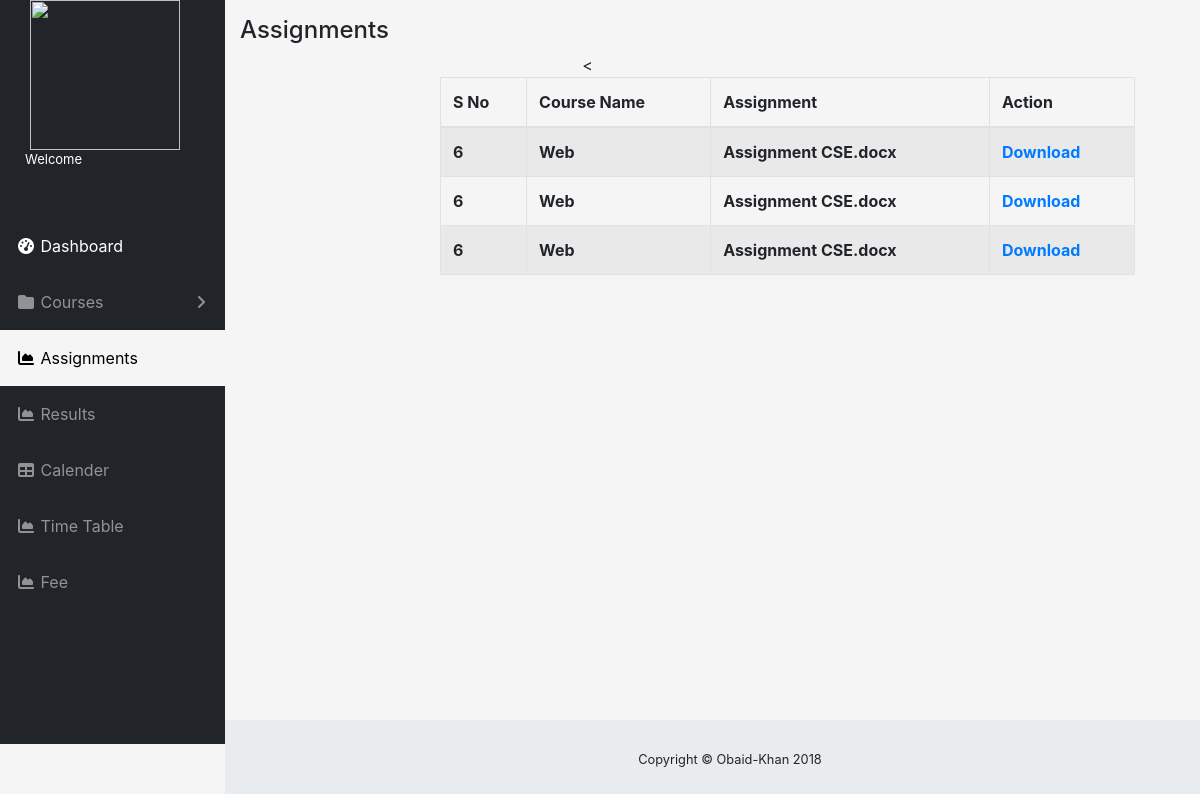
/dashboard/assignment.php, run on the app's committed database.
### tables this page shows
CREATE TABLE `assignment` (
  `id` int(255) NOT NULL,
  `coursecode` int(11) NOT NULL,
  `coursename` varchar(255) NOT NULL,
  `assignment` blob NOT NULL
);

### dashboard/assignment.php (the view, shortened to what this page needs)
<?php
    include_once "../connection/dbh.inc.php";
?>
<!DOCTYPE html>
<html lang="en">
  <head>
    <link href="vendor/bootstrap/css/bootstrap.min.css" rel="stylesheet">
    <link href="vendor/fontawesome-free/css/all.min.css" rel="stylesheet" type="text/css">
    <link href="vendor/datatables/dataTables.bootstrap4.css" rel="stylesheet">
    <link href="css/sb-admin.css" rel="stylesheet">
<link rel="stylesheet" type="text/css" href="style.css">
  </head>
  <body id="page-top">
    <div id="wrapper">
      <ul class="sidebar navbar-nav">
        <img src="img/uetmlogo.png" height="150px" width="150px" align="text-center" style="margin-left: 30px;">
        <font size="2" id="welcome_name" style="color: white; margin-left: 25px;">Welcome </font>
        <li class="nav-item active">
          <br><br>
          <a class="nav-link" href="index.php" >
            <i class="fas fa-fw fa-tachometer-alt"></i>
            <span>Dashboard</span>
          </a>
        </li>
        <li class="nav-item dropdown">
          <a class="nav-link dropdown-toggle" href="course.php" id="pagesDropdown" role="button" data-toggle="dropdown" aria-haspopup="true" aria-expanded="false" >
            <i class="fas fa-fw fa-folder"></i>
            <span>Courses</span>
          </a>
        </li>
        <li class="nav-item">
          <a class="nav-link" href="assignments.php" style="background-color: whitesmoke; color: black;">
            <i class="fas fa-fw fa-chart-area"></i>
            <span>
            Assignments</span></a>
        </li>
        <li class="nav-item">
          <a class="nav-link" href="result.php">
            <i class="fas fa-fw fa-chart-area"></i>
            <span>
            Results</span></a>
        </li>
        <li class="nav-item">
          <a class="nav-link" href="calender.php">
            <i class="fas fa-fw fa-table"></i>
            <span>Calender</span></a>
        </li>
        <li class="nav-item">
          <a class="nav-link" href="timetable.php">
            <i class="fas fa-fw fa-chart-area"></i>
            <span>
            Time Table</span></a>
        </li>
        <li class="nav-item">
          <a class="nav-link" href="fee.php">
            <i class="fas fa-fw fa-chart-area"></i>
            <span>
            Fee</span></a>
        </li>
      </ul>
      <div id="content-wrapper">
        <div class="container-fluid">
    <div id="wrapper">
         <nav>
        <div id="page-wrapper">
            <div class="row">
                <div class="col-lg-12">
                   <h4 class="page-header"> Assignments</h4>
                </div>
            </div>
            <div class="row">
                <div class="col-lg-12">
                    <div class="panel panel-default">
                        <div class="panel-body">
                            <div class="dataTable_wrapper">
                                  <center>
                                <table class="table table-striped table-bordered table-hover" id="dataTables-example" style="margin-left: 200px;">
                                    <thead>
                                        <tr>
                                            <th>S No</th>
                                            <th>Course Name</th>
                                            <th>Assignment</th>
                                            <th>Action</th>
                                        </tr>
                                    </thead>
                                    <tbody>
                                             <<?php
                                                 $query = "SELECT * FROM assignment";
                                                 $result = mysqli_query($conn,$query);
                                                 while ($row = mysqli_fetch_assoc($result)) {
                                                   echo " <tr>";
                                                     echo "<th>".$row['coursecode']."</th>";
                                                     echo "<th>".$row['coursename']."</th>";
                                                     echo "<th>".$row['assignment']."</th>";
                                                     echo "<th> <a href='../admin/uploads/".$row['assignment']."'>Download</th>";
                                                     echo "</tr>";
                                                 }
                                                ?>
                                    </tbody>
                                </table>
                              </center>
                            </div>
                        </div>
                    </div>
                </div>
            </div>
        </div>
    </div>
        <footer class="sticky-footer">
          <div class="container my-auto">
            <div class="copyright text-center my-auto">
              <span>Copyright © Obaid-Khan 2018</span>
            </div>
          </div>
        </footer>
      </div>
    </div>
  </body>
</html>

### dashboard/css/sb-admin.css (style rules this page uses)
html { position: relative; min-height: 100%; }
body { height: 100%; }
#wrapper { display: -webkit-box; display: -ms-flexbox; display: flex; }
#wrapper #content-wrapper { overflow-x: hidden; width: 100%; padding-top: 1rem; padding-bottom: 80px; }
.navbar-nav .nav-item.active .nav-link { color: #fff; }
.navbar-nav .nav-item.dropdown .dropdown-toggle::after { width: 1rem; text-align: center; float: right; vertical-align: 0; border: 0; font-weight: 900; content: '\f105'; font-family: 'Font Awesome 5 Free'; }
.sidebar { width: 90px !important; background-color: #212529; min-height: calc(100vh - 56px); }
.sidebar .nav-item:last-child { margin-bottom: 1rem; }
.sidebar .nav-item .nav-link { text-align: center; padding: 0.75rem 1rem; width: 90px; }
.sidebar .nav-item .nav-link span { font-size: 0.65rem; display: block; }
.sidebar .nav-item.dropdown .dropdown-toggle::after { display: none; }
.sidebar .nav-item .nav-link { color: rgba(255, 255, 255, 0.5); }
@media (min-width: 768px) { .sidebar { width: 225px !important; } }
@media (min-width: 768px) { .sidebar .nav-item .nav-link { display: block; width: 100%; text-align: left; padding: 1rem; width: 225px; } }
@media (min-width: 768px) { .sidebar .nav-item .nav-link span { font-size: 1rem; display: inline; } }
@media (min-width: 768px) { .sidebar .nav-item.dropdown .dropdown-toggle::after { display: block; } }
:root { --input-padding-x: 0.75rem; --input-padding-y: 0.75rem; }
footer.sticky-footer { display: -webkit-box; display: -ms-flexbox; display: flex; position: absolute; right: 0; bottom: 0; width: calc(100% - 90px); height: 80px; background-color: #e9ecef; }
footer.sticky-footer .copyright { line-height: 1; font-size: 0.8rem; }
@media (min-width: 768px) { footer.sticky-footer { width: calc(100% - 225px); } }

### dashboard/style.css (style rules this page uses)
.container { display: inline-block; position: relative; padding-left: 50px; margin-bottom: 12px; cursor: pointer; font-size: 20px; -webkit-user-select: none; -moz-user-select: none; -ms-user-select: none; user-select: none; }

### dashboard/assignment.php (style rules this page uses)
body { background-size: cover; background-color: whitesmoke; }

### data on the page
assignment: coursecode "6", coursename "Web", assignment "Assignment CSE.docx"
assignment: coursecode "6", coursename "Web", assignment "Assignment CSE.docx"
assignment: coursecode "6", coursename "Web", assignment "Assignment CSE.docx"
